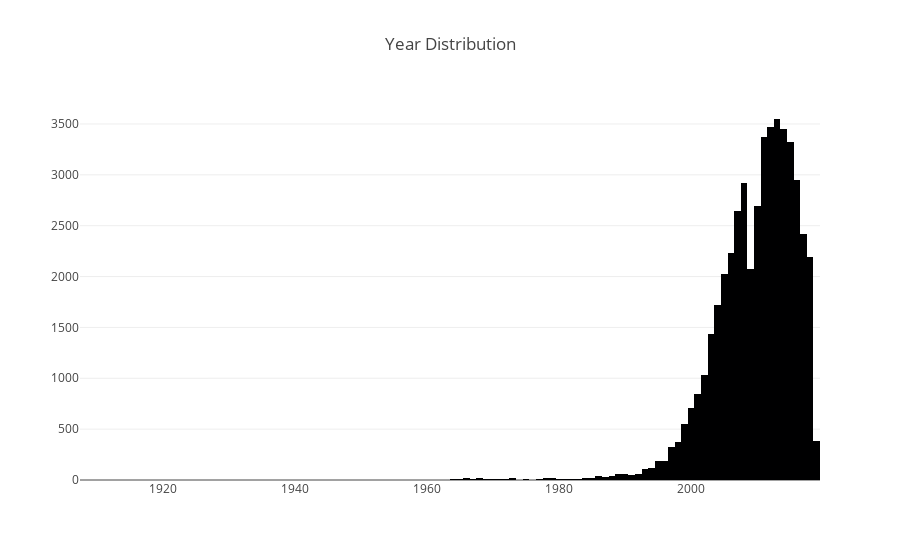

Notebook code cell kept with this figure:
### Code cell
# Histogram
fig = go.Figure(data=[go.Histogram(x=df["model_year"])])
fig.update_layout(title_text='Year Distribution')
# fig.show()

### Figure 1 — Plotly figure (JSON) as saved in the notebook; plotly's stock layout.template omitted (floating-point values rounded to 4 significant figures; data arrays with more than 128 entries replaced by an {"elided": "..."} marker saying what was removed)
{"data": [{"type": "histogram", "x": {"elided": "51525 float values"}}], "layout": {"title": {"text": "Year Distribution"}}}
